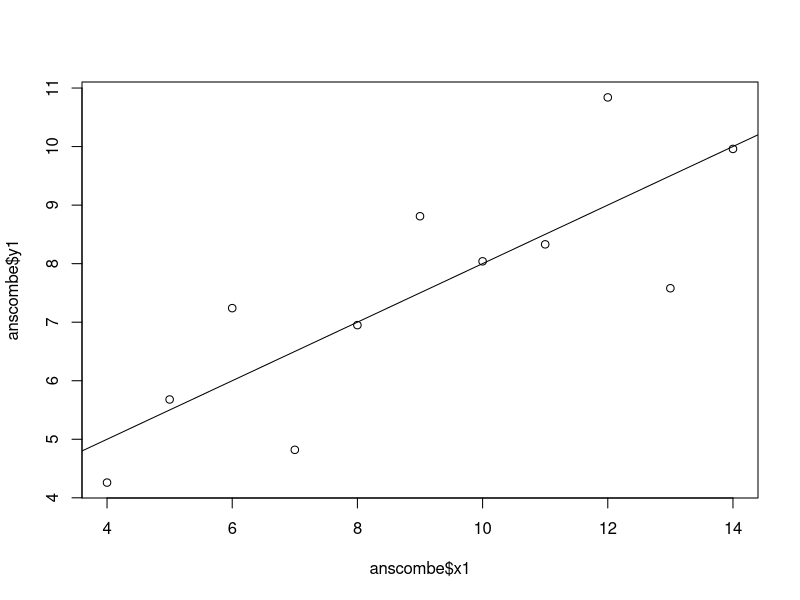
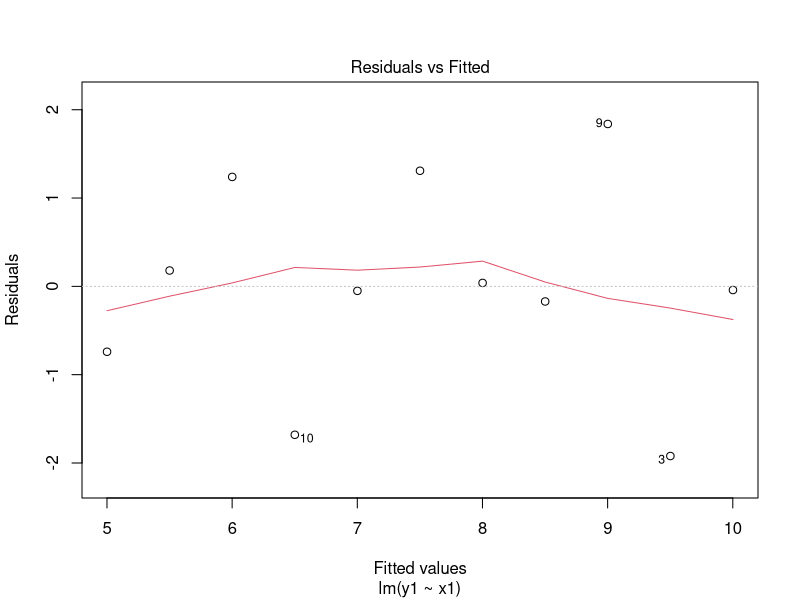
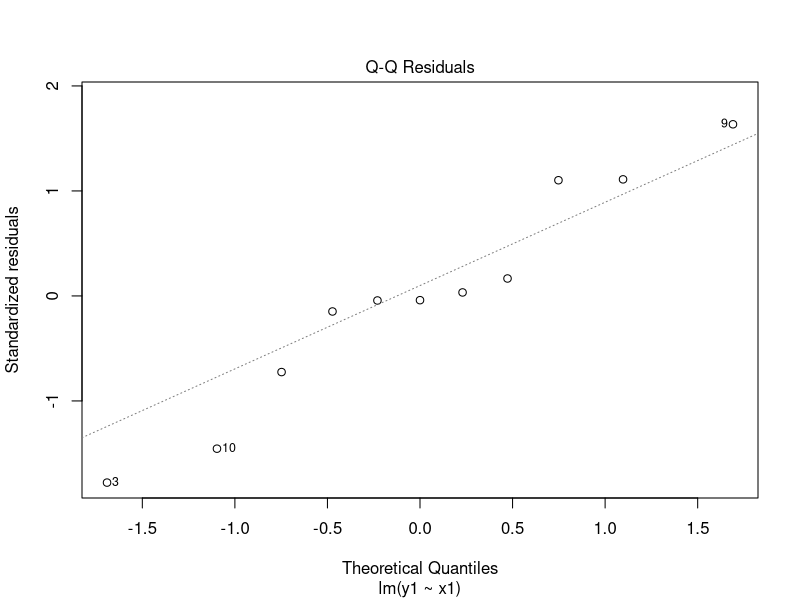
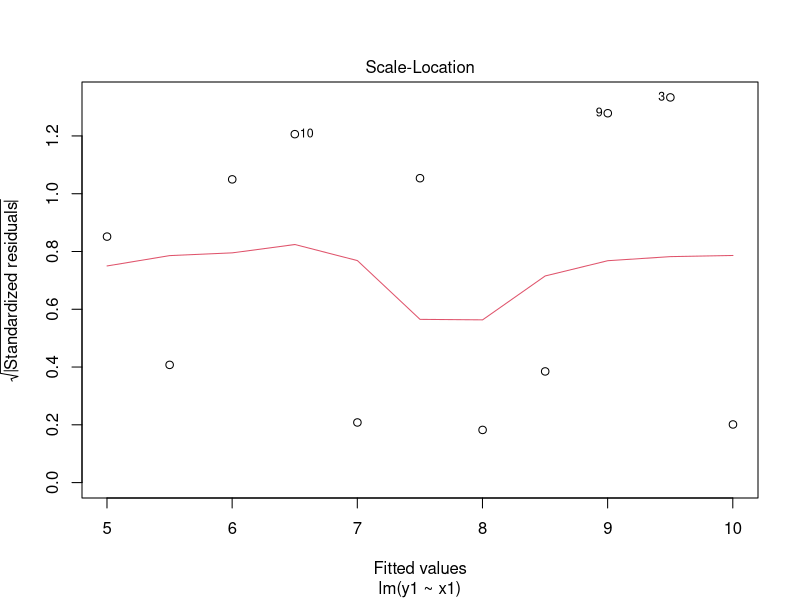
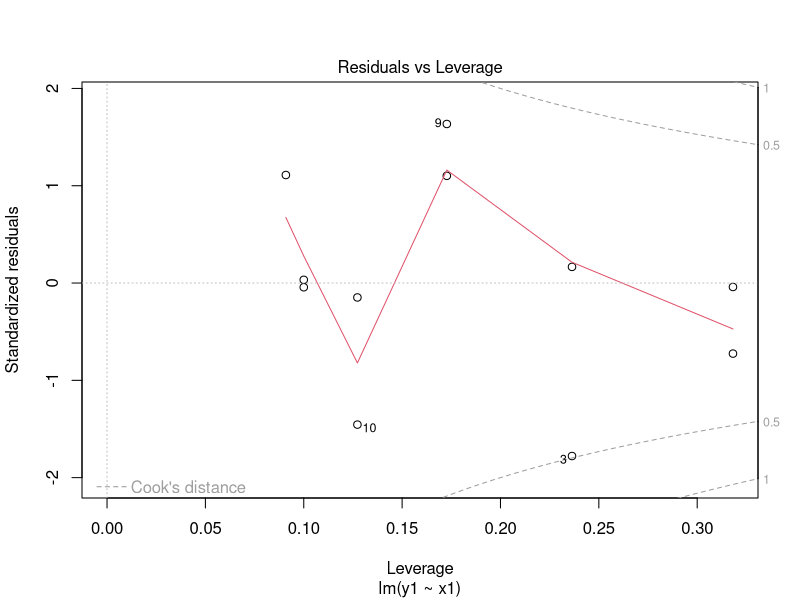

The R script that drew these images, in order:
data("anscombe") #load dataset
head(anscombe) #look at starting 5 rows of dataset

model <- lm(y1~x1,data=anscombe)
model
summary(model)

plot(anscombe$x1,anscombe$y1)
abline(reg=model)

plot(model)


